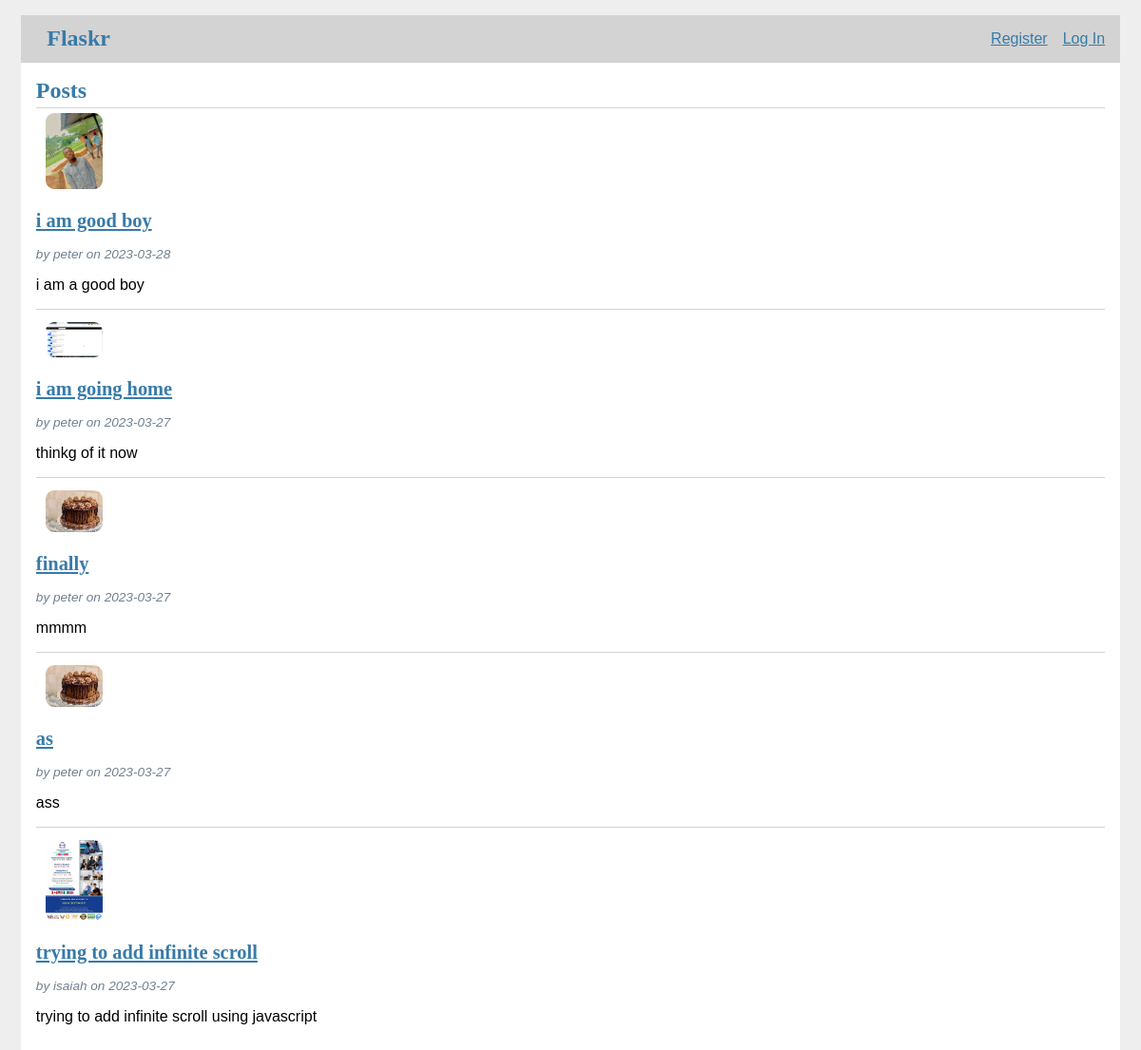
The page / on the database its author committed.
### tables this page shows
CREATE TABLE post (
  id INTEGER PRIMARY KEY AUTOINCREMENT,
  author_id INTEGER NOT NULL,
  created TIMESTAMP NOT NULL DEFAULT CURRENT_TIMESTAMP,
  title TEXT NOT NULL,
  body TEXT NOT NULL,
  image varchar(100) not null,
  like INTEGER NULL DEFAULT (0),
  FOREIGN KEY (like) REFERENCES user (id) on delete cascade
  FOREIGN KEY (author_id) REFERENCES user (id)
);

CREATE TABLE user (
  id INTEGER PRIMARY KEY AUTOINCREMENT,
  username TEXT UNIQUE NOT NULL,
  password TEXT NOT NULL
);

### flaskr/blog.py (the view)
@bp.route("/")
def index():
    db = get_db()
    posts = db.execute(
        "SELECT p.id,p.like, title,image, body, created, author_id, username"
        " FROM post p JOIN user u ON p.author_id = u.id"
        " ORDER BY created DESC"
    ).fetchall()
    return render_template("blog/index.html", posts=posts)

### flaskr/auth.py (called while the page is built)
@bp.before_app_request
def load_logged_in_user():
    user_id = session.get("user_id")
    if user_id is None:
        g.user = None
    else:
        g.user = (
            get_db().execute("SELECT * FROM user WHERE id = ?", (user_id,)).fetchone()
        )

### flaskr/db.py (called while the page is built)
def get_db():
    if "db" not in g:
        g.db = sqlite3.connect(
            current_app.config["DATABASE"], detect_types=sqlite3.PARSE_DECLTYPES
        )
        g.db.row_factory = sqlite3.Row
    return g.db

### flaskr/templates/blog/index.html (shortened to what this page needs)
{% extends 'base.html' %}
{% block header %}
  <h1>{% block title %}Posts{% endblock %}</h1>
{% endblock %}
{% block content %}
  {% for post in posts %}
    <article class="post">
      <header>
          <div>
              <img src="{{ url_for('blog.uploaded_file', filename=post['image']) }}">
            <h2><a href="{{ url_for('blog.detail', id=post['id']) }}">{{post['title']}}</a></h2>
          <div class="about">by {{ post['username'] }} on {{ post['created'].strftime('%Y-%m-%d') }}</div>
        </div>
      </header>
      <p class="body">{{ post['body'] }}</p>
    </article>
    {% if not loop.last %}
      <hr>
    {% endif %}
  {% endfor %}
{% endblock %}

### flaskr/templates/base.html (shortened to what this page needs)
<!doctype html>
<link rel="stylesheet" href="{{ url_for('static', filename='style.css') }}">
<nav>
  <h1><a href="{{ url_for('index') }}">Flaskr</a></h1>
  <ul>
    {% if g.user %}
      <li><span>{{ g.user['username'] }}</span>
      <li><a href="{{ url_for('auth.logout') }}">Log Out</a>
    {% else %}
      <li><a href="{{ url_for('auth.register') }}">Register</a>
      <li><a href="{{ url_for('auth.login') }}">Log In</a>
    {% endif %}
  </ul>
</nav>
<section class="content">
  <header>
    {% block header %}{% endblock %}
  </header>
  {% block content %}{% endblock %}
</section>

### flaskr/static/style.css (style rules this page uses)
img { margin: 5px 10px 3px 10px; width: 60px; border-radius: 9px; }
h1, h2, h3, h4, h5, h6 { font-family: serif; color: #377ba8; margin: 1rem 0; }
a { color: #377ba8; }
hr { border: none; border-top: 1px solid lightgray; }
nav { background: lightgray; display: flex; align-items: center; padding: 0 0.5rem; }
nav h1 { flex: auto; margin: 1%; }
nav h1 a { text-decoration: none; padding: 0.25rem 0.5rem; }
nav ul { display: flex; list-style: none; margin: 0; padding: 0; }
nav ul li a, nav ul li span, header .action { display: block; padding: 0.5rem; }
.content { padding: 0% 1rem 1rem; }
.content > header { border-bottom: 1px solid lightgray; display: flex; align-items: flex-end; }
.content > header h1 { flex: auto; margin: 1rem 0 0.25rem 0; }
.post > header { display: flex; align-items: flex-end; font-size: 0.85em; }
.post > header > div:first-of-type { flex: auto; }
.post .about { color: slategray; font-style: italic; }
.content:last-child { margin-bottom: 0; }
p { text-align: justify; }

### rows shown on the page
post: image (picture), title "i am good boy", username "peter", created "2023-03-28", body "i am a good boy"
post: image (picture), title "i am going home", username "peter", created "2023-03-27", body "thinkg of it now"
post: image (picture), title "finally", username "peter", created "2023-03-27", body "mmmm"
post: image (picture), title "as", username "peter", created "2023-03-27", body "ass"
post: image (picture), title "trying to add infinite scroll", username "isaiah", created "2023-03-27", body "trying to add infinite scroll using javascript"
